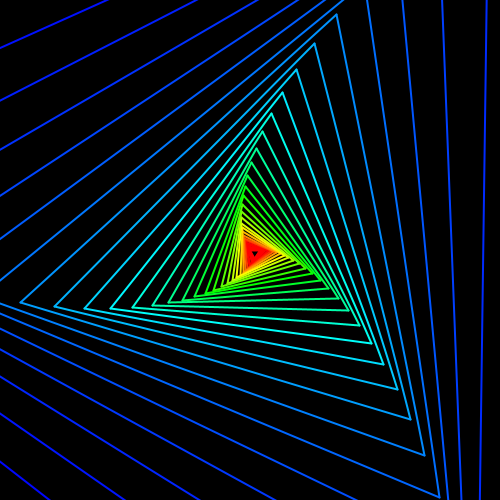
Frame 1 (no input)
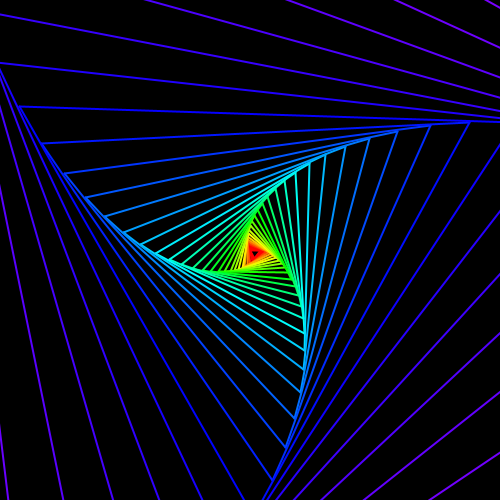
Frame 60 (the mouse pressed at the canvas centre just before this capture)
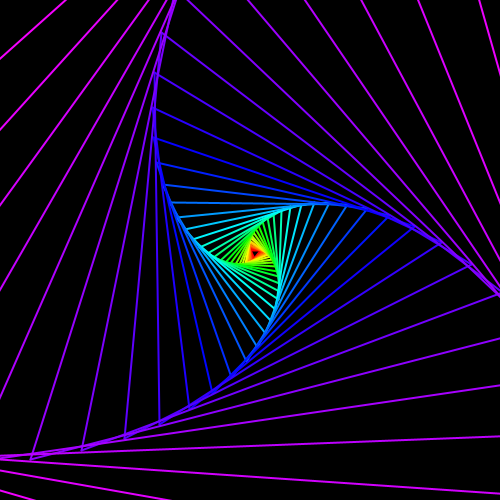
Frame 120 (the mouse held since frame 60 and released just before this capture)

The Processing sketch that drew these frames (run headless with seeded random() and noise(); from frame 60 on, the mouse is pressed at the canvas centre):

// Processing sketch: recursiveTurtle
// ── recursiveTurtle.pde
void drawLine(float startX, float startY, float heading, float turn, float dist, float scale, int iter) {
  float endX = startX;
  float endY = startY;
  
  endX += cos(heading) * dist;
  endY += sin(heading) * dist;
  
  stroke((sin(radians(iter))*244+frameCount /2.0)% 360, 100, 100); 
  line(startX, startY, endX, endY);
  if (iter > 1) {
    drawLine(endX, endY,  heading + turn, turn, dist * scale, scale, iter-1);
  }
}

void setup() {
  size(500, 500);
  colorMode(HSB, 360, 100, 100, 100);
  drawLine(width/2, height/2, 0.0, radians(122), 10.0,1.05, 300);
  stroke(255);
  strokeWeight(2);
  noFill();
}

void draw() {
  background(0);

  drawLine(width/2, height/2, 0.0, radians(121 + (frameCount/115.0)%360), 10.0,1.05, 200);
}
